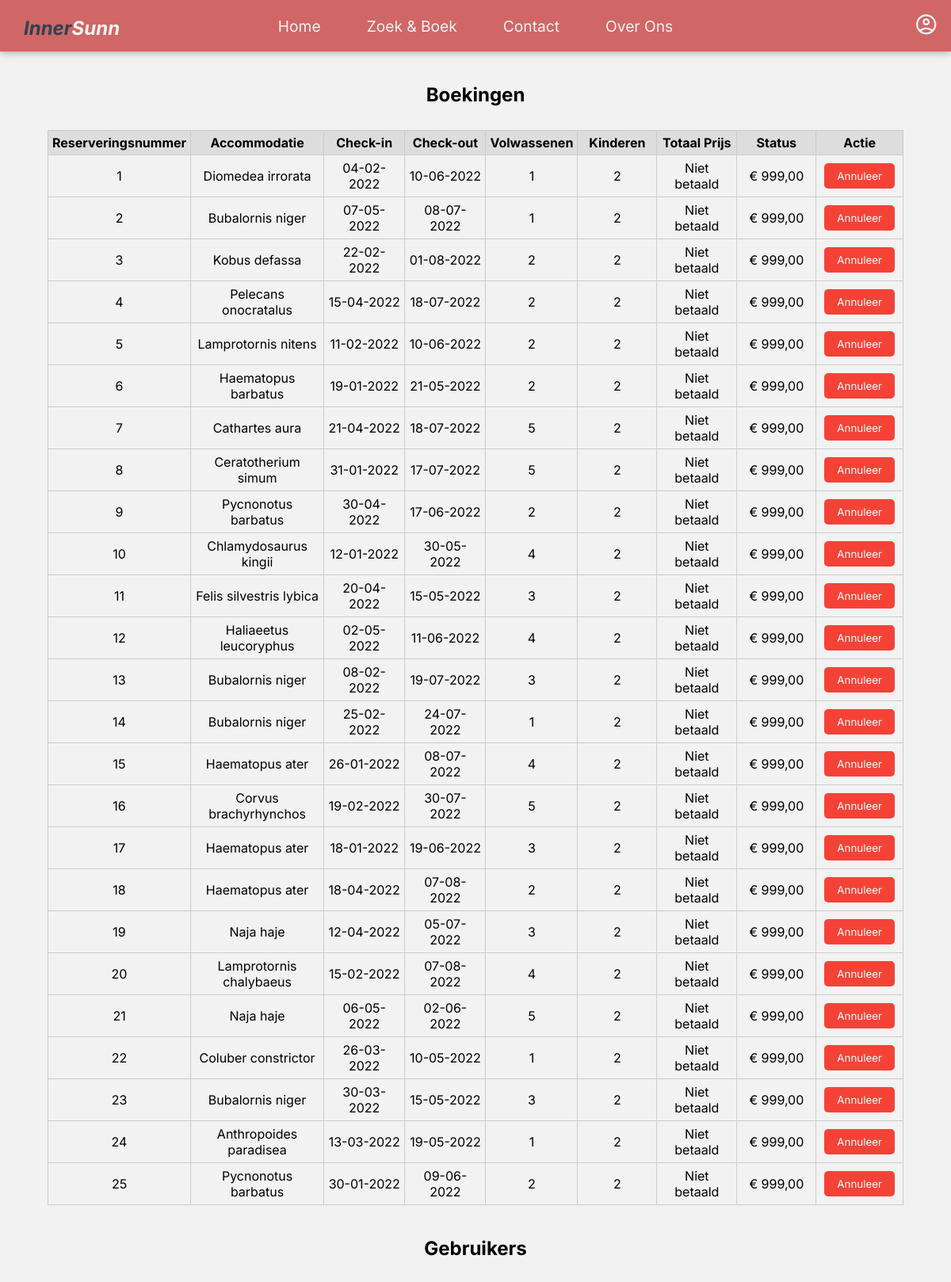
Screenshot of /pages/admin.php (signed in, upper part) with the database file from the repository.
### tables this page shows
CREATE TABLE IF NOT EXISTS BOOKINGS (
	id INT NOT NULL AUTO_INCREMENT,
    user_id INT NOT NULL,
    accommodation_id INT NOT NULL,
    adults INT NOT NULL,
    children INT NOT NULL,
    total_price INT NOT NULL,
    check_in DATE NOT NULL,
    check_out DATE NOT NULL,
    status VARCHAR(255) NOT NULL DEFAULT "NOT_PAID",
	PRIMARY KEY(id),
    FOREIGN KEY (user_id) REFERENCES USERS(id) ON  UPDATE CASCADE ON DELETE CASCADE,
    FOREIGN KEY (accommodation_id) REFERENCES ACCOMMODATIONS(id) ON UPDATE CASCADE ON DELETE CASCADE
);

CREATE TABLE IF NOT EXISTS ACCOMMODATIONS (
	id INT NOT NULL AUTO_INCREMENT,
    name VARCHAR(255) NOT NULL,
    country VARCHAR(255) NOT NULL,
    city VARCHAR(255) NOT NULL,
    address VARCHAR(255) NOT NULL,
    description TEXT NOT NULL,
    price INT(10) NOT NULL,
    PRIMARY KEY(id),
    UNIQUE(name)
);

### includes/functions/database.php (called while the page is built, shortened)
<?php
require_once ROOT_PATH . 'includes/connection.php';
function getAllBookings()
{
    global $conn;
    $query = "SELECT BOOKINGS.id, BOOKINGS.check_in, BOOKINGS.check_out, BOOKINGS.total_price, BOOKINGS.status, BOOKINGS.adults, BOOKINGS.children,
                     ACCOMMODATIONS.name, ACCOMMODATIONS.country, ACCOMMODATIONS.city, ACCOMMODATIONS.address, IMAGES.URL as image, USERS.username
                FROM BOOKINGS
                INNER JOIN ACCOMMODATIONS
                ON BOOKINGS.accommodation_id = ACCOMMODATIONS.id
                INNER JOIN IMAGES
                ON BOOKINGS.accommodation_id = IMAGES.accommodation_id
                INNER JOIN USERS
                ON BOOKINGS.user_id = USERS.id
                WHERE IMAGES.isThumbnail = 1
                GROUP BY BOOKINGS.id, IMAGES.URL
                ORDER BY BOOKINGS.id ASC";
    $queryExec = $conn->prepare($query);
    $queryExec->execute();
    $results = $queryExec->fetchAll();
    return $results;
}

### includes/controllers/admin.php (called while the page is built, shortened)
<?php
require_once ROOT_PATH . 'includes/functions/database.php';
$bookings = getAllBookings();
foreach ($bookings as $key => $booking) {
    $bookings[$key]['check_in'] = date('d-m-Y', strtotime($booking['check_in']));
    $bookings[$key]['check_out'] = date('d-m-Y', strtotime($booking['check_out']));
    $bookings[$key]['total_price'] = number_format($booking['total_price'], 2, ',', '.');
    switch ($booking['status']) {
        case 'NOT_PAID':
            $bookings[$key]['status'] = 'Niet betaald';
            break;
    }
}

### pages/admin.php (the view, shortened to what this page needs)
<?php
require_once ROOT_PATH . 'includes/partials/header.php';
require_once ROOT_PATH . 'includes/controllers/admin.php';
?>
<main>
    <section class="bookings">
        <h2>Boekingen</h2>
        <table>
            <tr>
                <th>Reserveringsnummer</th>
                <th>Accommodatie</th>
                <th>Check-in</th>
                <th>Check-out</th>
                <th>Volwassenen</th>
                <th>Kinderen</th>
                <th>Totaal Prijs</th>
                <th>Status</th>
                <th>Actie</th>
            </tr>
            <?php foreach ($bookings as $key => $booking) : ?>
                <tr id="booking-<?php echo $key ?>">
                    <td><?php echo $booking['id'] ?></td>
                    <td><?php echo $booking['name'] ?></td>
                    <td><?php echo $booking['check_in'] ?></td>
                    <td><?php echo $booking['check_out'] ?></td>
                    <td><?php echo $booking['adults'] ?></td>
                    <td><?php echo $booking['children'] ?></td>
                    <td><?php echo $booking['status'] ?></td>
                    <td>€ <?php echo $booking['total_price'] ?></td>
                    <td>
                        <form action="<?php htmlspecialchars($_SERVER['PHP_SELF']) ?>" method="POST">
                            <button type="submit" class="delete-btn" name="cancel_booking">Annuleer</button>
                        </form>
                    </td>
                </tr>
            <?php endforeach; ?>
        </table>
    </section>
    <section class="users">
        <h2>Gebruikers</h2>
    </section>
</main>

### css/variables.css (style rules this page uses)
:root { --color-primary: #d16666; --color-primary-dark: #9b4b4b; --color-secondary: #f2f2f2; --color-secondary-dark: #d9d9d9; --color-tertiary: #2c4251; }

### css/index.css (style rules this page uses)
* { box-sizing: border-box; padding: 0; margin: 0; font-family: "Inter", sans-serif; }
body { background-color: var(--color-secondary); }

### css/admin.css (style rules this page uses)
main { width: 90vw; margin: 0 auto; }
section { display: flex; flex-direction: column; justify-content: center; align-items: center; width: 100%; margin: 5vh 0; }
section h2 { margin-bottom: 30px; }
table { width: 100%; border-collapse: collapse; text-align: center; }
th, td { border: 1px solid #ccc; padding: 5px; min-width: 100px; }
th { background-color: #ddd; }
.edit-btn, .delete-btn { border: none; padding: 8px 16px; border-radius: 5px; margin: 5px 5px; color: white; cursor: pointer; }
.delete-btn { background-color: #f44336; }

### rows the page displays
bookings: id "1", accommodation.name "Diomedea irrorata", check_in "04-02-2022", check_out "10-06-2022", adults "1", children "2", status "Niet betaald", total_price "999,00"
bookings: id "2", accommodation.name "Bubalornis niger", check_in "07-05-2022", check_out "08-07-2022", adults "1", children "2", status "Niet betaald", total_price "999,00"
bookings: id "3", accommodation.name "Kobus defassa", check_in "22-02-2022", check_out "01-08-2022", adults "2", children "2", status "Niet betaald", total_price "999,00"
bookings: id "4", accommodation.name "Pelecans onocratalus", check_in "15-04-2022", check_out "18-07-2022", adults "2", children "2", status "Niet betaald", total_price "999,00"
bookings: id "5", accommodation.name "Lamprotornis nitens", check_in "11-02-2022", check_out "10-06-2022", adults "2", children "2", status "Niet betaald", total_price "999,00"
bookings: id "6", accommodation.name "Haematopus barbatus", check_in "19-01-2022", check_out "21-05-2022", adults "2", children "2", status "Niet betaald", total_price "999,00"
bookings: id "7", accommodation.name "Cathartes aura", check_in "21-04-2022", check_out "18-07-2022", adults "5", children "2", status "Niet betaald", total_price "999,00"
bookings: id "8", accommodation.name "Ceratotherium simum", check_in "31-01-2022", check_out "17-07-2022", adults "5", children "2", status "Niet betaald", total_price "999,00"
bookings: id "9", accommodation.name "Pycnonotus barbatus", check_in "30-04-2022", check_out "17-06-2022", adults "2", children "2", status "Niet betaald", total_price "999,00"
bookings: id "10", accommodation.name "Chlamydosaurus kingii", check_in "12-01-2022", check_out "30-05-2022", adults "4", children "2", status "Niet betaald", total_price "999,00"
bookings: id "11", accommodation.name "Felis silvestris lybica", check_in "20-04-2022", check_out "15-05-2022", adults "3", children "2", status "Niet betaald", total_price "999,00"
bookings: id "12", accommodation.name "Haliaeetus leucoryphus", check_in "02-05-2022", check_out "11-06-2022", adults "4", children "2", status "Niet betaald", total_price "999,00"
bookings: id "13", accommodation.name "Bubalornis niger", check_in "08-02-2022", check_out "19-07-2022", adults "3", children "2", status "Niet betaald", total_price "999,00"
bookings: id "14", accommodation.name "Bubalornis niger", check_in "25-02-2022", check_out "24-07-2022", adults "1", children "2", status "Niet betaald", total_price "999,00"
bookings: id "15", accommodation.name "Haematopus ater", check_in "26-01-2022", check_out "08-07-2022", adults "4", children "2", status "Niet betaald", total_price "999,00"
bookings: id "16", accommodation.name "Corvus brachyrhynchos", check_in "19-02-2022", check_out "30-07-2022", adults "5", children "2", status "Niet betaald", total_price "999,00"
bookings: id "17", accommodation.name "Haematopus ater", check_in "18-01-2022", check_out "19-06-2022", adults "3", children "2", status "Niet betaald", total_price "999,00"
bookings: id "18", accommodation.name "Haematopus ater", check_in "18-04-2022", check_out "07-08-2022", adults "2", children "2", status "Niet betaald", total_price "999,00"
bookings: id "19", accommodation.name "Naja haje", check_in "12-04-2022", check_out "05-07-2022", adults "3", children "2", status "Niet betaald", total_price "999,00"
bookings: id "20", accommodation.name "Lamprotornis chalybaeus", check_in "15-02-2022", check_out "07-08-2022", adults "4", children "2", status "Niet betaald", total_price "999,00"
bookings: id "21", accommodation.name "Naja haje", check_in "06-05-2022", check_out "02-06-2022", adults "5", children "2", status "Niet betaald", total_price "999,00"
bookings: id "22", accommodation.name "Coluber constrictor", check_in "26-03-2022", check_out "10-05-2022", adults "1", children "2", status "Niet betaald", total_price "999,00"
bookings: id "23", accommodation.name "Bubalornis niger", check_in "30-03-2022", check_out "15-05-2022", adults "3", children "2", status "Niet betaald", total_price "999,00"
bookings: id "24", accommodation.name "Anthropoides paradisea", check_in "13-03-2022", check_out "19-05-2022", adults "1", children "2", status "Niet betaald", total_price "999,00"
bookings: id "25", accommodation.name "Pycnonotus barbatus", check_in "30-01-2022", check_out "09-06-2022", adults "2", children "2", status "Niet betaald", total_price "999,00"
